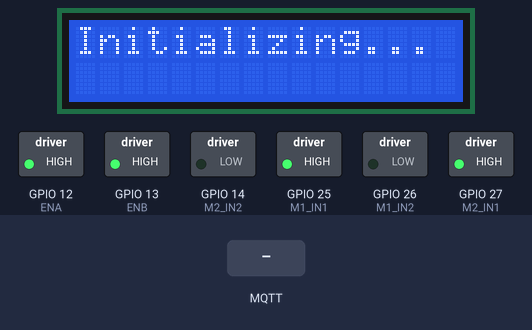
This sketch was run on a simulated ESP32. Shown: 16×2 character LCD, switched loads named in the sketch (green lamp = pin HIGH). The inputs (shaded band) are chosen by the test bench. WiFi joins after 1.5 s; servers stay silent unless stated; no MQTT or app messages arrive unless stated; what the sketch prints to the serial monitor is not drawn.

Above: at 2.7 s.
2.8 s: MQTT message "Accident" arrives on the first subscribed topic
At 3.4 s:
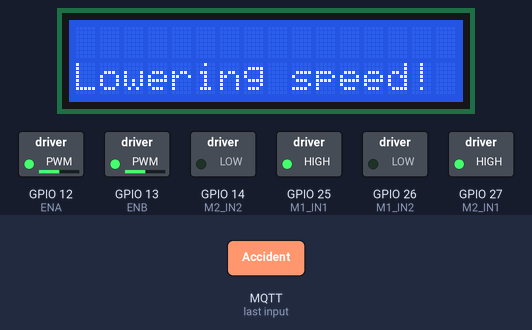
4.3 s: MQTT message "TrafficJam" arrives on the first subscribed topic
At 5.5 s:
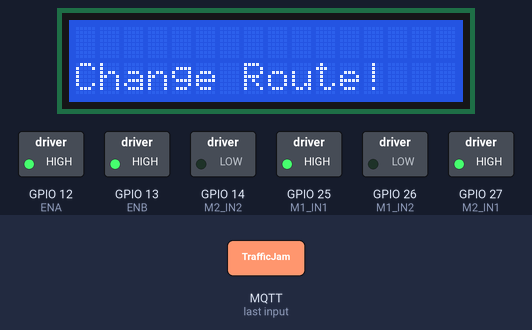
5.8 s: MQTT message "Traffic/RoadStatus" arrives on the first subscribed topic
At 6.1 s:
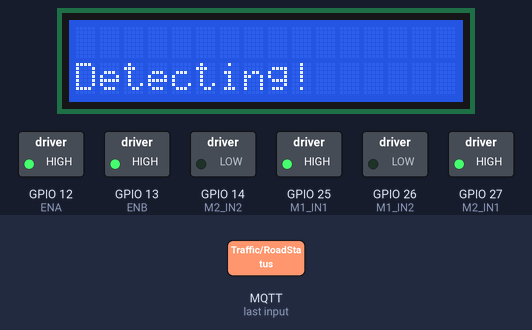
7.3 s: MQTT message "Low" arrives on the first subscribed topic
At 7.7 s:
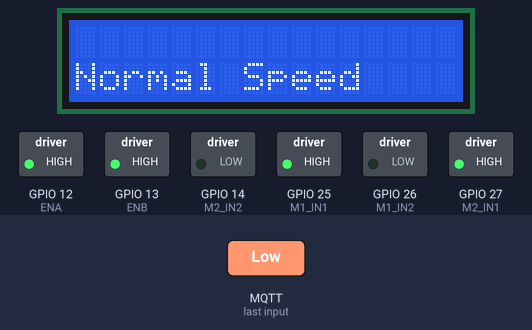
8.8 s: MQTT message "Medium" arrives on the first subscribed topic
At 10.1 s:
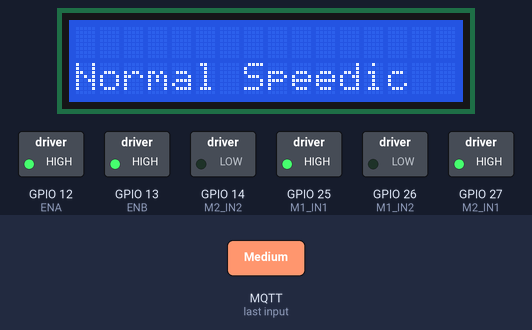
Timing chart, 0 to 11.3 s (numbered marks = the images above; inputs shaded):
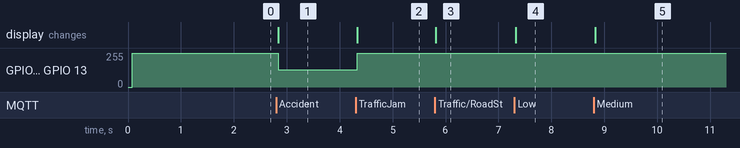

The sketch:

Car.ino
```cpp
#include <WiFi.h>
#include <PubSubClient.h>
#include <Wire.h>
#include <LiquidCrystal_I2C.h>

LiquidCrystal_I2C lcd(0x27, 16, 2);

// Define the total number of motors and motor phases
#define Total_Motors 2
#define Motor_Phase 2

// Define the GPIO pins for motor control
#define M1_IN1 25
#define M1_IN2 26
#define M2_IN1 27
#define M2_IN2 14
#define ENA 12  // Enable pin for Motor 1
#define ENB 13  // Enable pin for Motor 2

#define IN1 0
#define IN2 1

typedef enum {
  Motor1,
  Motor2
} motor_n;

unsigned char motorArr[Total_Motors][Motor_Phase] = {
  {M1_IN1, M1_IN2},
  {M2_IN1, M2_IN2},
};

const char* ssid = "Bosey"; // WiFi SSID
const char* password = "B!b12345"; // WiFi Password

// MQTT broker details
const char* mqttServer = "172.20.10.2"; // MQTT broker IP address
const int mqttPort = 1883; // MQTT broker port
const char* mqttTopic = "Traffic/RoadStatus"; // MQTT topic to subscribe to

WiFiClient espClient;
PubSubClient client(espClient);


void setMotorSpeed(motor_n motorNumber, int speed) {
  if (motorNumber == Motor1) {
    analogWrite(ENA, speed);
  } else if (motorNumber == Motor2) {
    analogWrite(ENB, speed);
  }
}

void motorMoveForward(motor_n motorNumber)
{
  digitalWrite(motorArr[motorNumber][IN1],HIGH);
  digitalWrite(motorArr[motorNumber][IN2],LOW);
}

void motorStop(motor_n motorNumber)
{
  digitalWrite(motorArr[motorNumber][IN1],LOW);
  digitalWrite(motorArr[motorNumber][IN2],LOW);

}


void setup_wifi() {
  Serial.println("Connecting to Wi-Fi...");
  WiFi.begin(ssid, password);

  while (WiFi.status() != WL_CONNECTED) {
    delay(500);
    Serial.print(".");
  }

  Serial.println("\nWi-Fi connected");
  Serial.println("IP address: " + WiFi.localIP().toString());
}

void callback(char* topic, byte* payload, unsigned int length) {
  Serial.print("Message arrived in topic: ");
  Serial.println(topic);

  String msg;
  for (int i = 0; i < length; i++) {
    msg += (char)payload[i];
  }
  Serial.println("Message: " + msg);

  if (String(topic) == "Traffic/RoadStatus") {
   if (msg == "TrafficJam") {
      Serial.println("Traffic Jam Detected");
      Serial.println("Take another route");
      lcd.clear();
      lcd.setCursor(0, 1);
      lcd.print("Jam Detected!");
      lcd.setCursor(0, 2);
      lcd.print("Change Route");
      setMotorSpeed(Motor1, 255);
      setMotorSpeed(Motor2, 255);
      motorMoveForward(Motor1);
      motorMoveForward(Motor2);
    } else if (msg == "Accident") {
      Serial.println("Accident Detected");
      Serial.println("Lowering speed for both motors");
      lcd.clear();
      lcd.setCursor(0, 1);
      lcd.print("Crash Detected!");
      lcd.setCursor(0, 2);
      lcd.print("Lowering speed");
      setMotorSpeed(Motor1, 128);
      setMotorSpeed(Motor2, 128);
      motorMoveForward(Motor1);
      motorMoveForward(Motor2);
    } else if (msg == "Low") {
      Serial.println("Low Traffic");
      lcd.clear();
      lcd.setCursor(0, 1);
      lcd.print("Low Traffic");
      lcd.setCursor(0, 2);
      lcd.print("Normal Speed");
      setMotorSpeed(Motor1, 255);
      setMotorSpeed(Motor2, 255);
      motorMoveForward(Motor1);
      motorMoveForward(Motor2);
    } else if (msg == "Medium") {
      Serial.println("Medium Traffic");
      lcd.clear();
      lcd.setCursor(0, 1);
      lcd.print("Medium Traffic");
      lcd.setCursor(0, 2);
      lcd.print("Normal Speed");
      setMotorSpeed(Motor1, 255);
      setMotorSpeed(Motor2, 255);
      motorMoveForward(Motor1);
      motorMoveForward(Motor2);
    } else if (msg == "High") {
      Serial.println("High Traffic");
      lcd.clear();
      lcd.setCursor(0, 1);
      lcd.print("High Traffic");
      lcd.setCursor(0, 2);
      lcd.print("Normal Speed");
      setMotorSpeed(Motor1, 255);
      setMotorSpeed(Motor2, 255);
      motorMoveForward(Motor1);
      motorMoveForward(Motor2);
    } else {
      Serial.println("Unknown State");
      lcd.clear();
      lcd.setCursor(0,1);
      lcd.print("Detecting!");
    }
  }
}

void reconnect() {
  while (!client.connected()) {
    Serial.println("Attempting MQTT connection...");
    if (client.connect("ESP32_client1")) {
      Serial.println("Connected to MQTT broker.");
      if (client.subscribe(mqttTopic)) {
        Serial.println("Subscribed to topic: " + String(mqttTopic));
      } else {
        Serial.println("Failed to subscribe.");
      }
    } else {
      Serial.print("Failed, rc=");
      Serial.print(client.state());
      Serial.println(" Retrying in 5 seconds...");
      delay(5000);
    }
  }
}

void setup() {
  Serial.begin(115200);

  // Initialize the LCD display
  lcd.init();
  lcd.backlight();
  lcd.clear();
  lcd.print("Initializing...");

  // Set motor control pins as outputs
  pinMode(ENA, OUTPUT);
  pinMode(M1_IN1, OUTPUT);
  pinMode(M1_IN2, OUTPUT);
  pinMode(ENB, OUTPUT);
  pinMode(M2_IN1, OUTPUT);
  pinMode(M2_IN2, OUTPUT);

  // Set initial motor speed and direction
  setMotorSpeed(Motor1, 255);
  setMotorSpeed(Motor2, 255);
  motorMoveForward(Motor1);
  motorMoveForward(Motor2);

  setup_wifi();

  client.setServer(mqttServer, mqttPort);
  client.setCallback(callback);
}

void loop() {
  if (!client.connected()) {
    reconnect();
  }
  client.loop();
}
```

Measured:
- after the input at 2.8 s, GPIO 12 (ENA), GPIO 13 (ENB): 255/255 → 128/255 at once; the display: changes at once (image 1)
- after the input at 4.3 s, GPIO 12 (ENA), GPIO 13 (ENB): 128/255 → 255/255 at once; the display: changes at once (image 2)
- after the input at 5.8 s, the display: changes at once (image 3)
- after the input at 7.3 s, the display: changes at once (image 4)
- after the input at 8.8 s, the display: changes at once (image 5)
